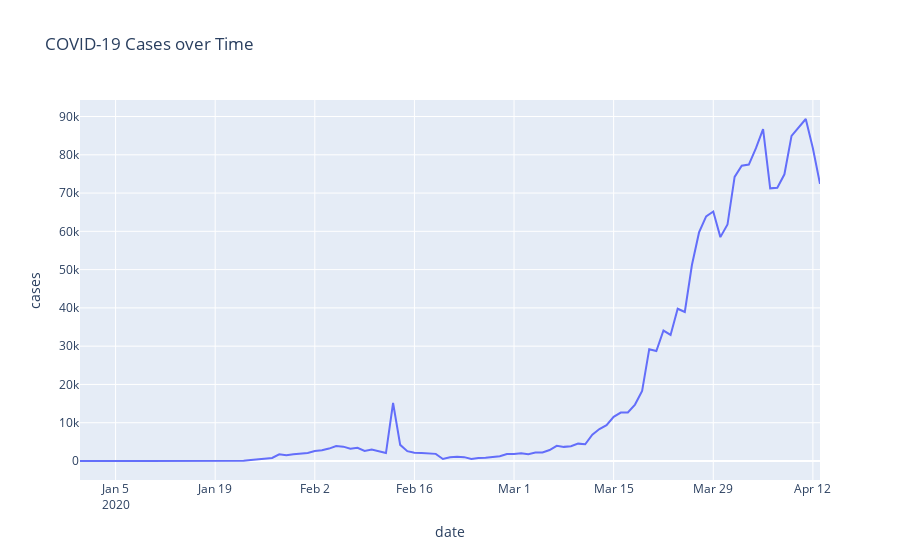

This figure's notebook cell:
### Markdown cell above
# Time Series

### Code cell
#create a timeseries graph of the change in confirmed COVID cases
timeseriesdata = data.groupby(['date'])['cases'].sum().reset_index().sort_values('date', ascending=True)

fig = px.line(timeseriesdata, x = 'date', y='cases', title='COVID-19 Cases over Time')
fig.show()
